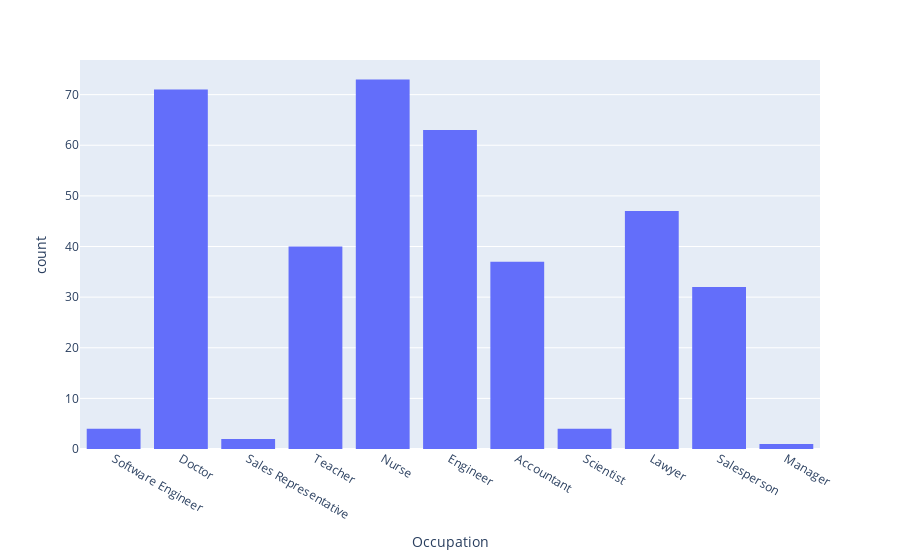

Notebook code cell kept with this figure:
### Code cell
# Number of people in each occupation by gender
df.groupby(['Occupation', 'Gender']).size()

# Number of people in each occupation
df['Occupation'].value_counts()

# Number of people in each occupation
px.histogram(df, x='Occupation')

### Figure 1 — Plotly figure (JSON) as saved in the notebook; plotly's stock layout.template omitted (floating-point values rounded to 4 significant figures; data arrays with more than 128 entries replaced by an {"elided": "..."} marker saying what was removed)
{"data": [{"alignmentgroup": "True", "bingroup": "x", "hovertemplate": "Occupation=%{x}<br>count=%{y}<extra></extra>", "legendgroup": "", "marker": {"color": "#636efa", "pattern": {"shape": ""}}, "name": "", "offsetgroup": "", "orientation": "v", "showlegend": false, "type": "histogram", "x": {"elided": "374 str values"}, "xaxis": "x", "yaxis": "y"}], "layout": {"barmode": "relative", "legend": {"tracegroupgap": 0}, "margin": {"t": 60}, "xaxis": {"anchor": "y", "domain": [0, 1], "title": {"text": "Occupation"}}, "yaxis": {"anchor": "x", "domain": [0, 1], "title": {"text": "count"}}}}
